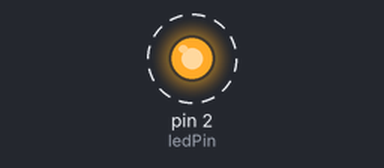
Bench run of a sketch on a simulated Arduino Uno, built with avr-gcc and run on an emulated ATmega328P. Parts: output pins drawn as LEDs (lit = HIGH). Dashed ring = blinking.

Above: at 0.5 s.
Timing chart, 0 to 4.6 s (numbered marks = the images above):
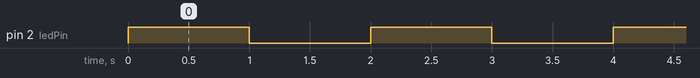

The sketch:

Blink_Led_Pin2.ino
```cpp
// Configura el pin del LED
const int ledPin = 2;

void setup() {
  // Establece el pin 2 como salida
  pinMode(ledPin, OUTPUT);
}

void loop() {
  // Enciende el LED
  digitalWrite(ledPin, HIGH);
  delay(1000); // espera 1 segundo

  // Apaga el LED
  digitalWrite(ledPin, LOW);
  delay(1000); // espera 1 segundo
}
```

Measured:
- by itself, pin 2 (ledPin): alternates HIGH for 1.0 s and LOW for 1.0 s
